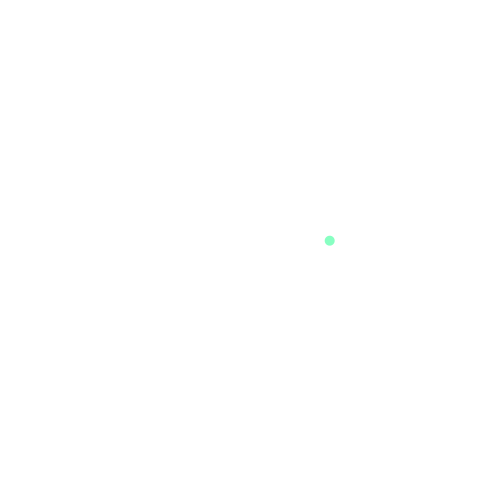
Frame 1 (no input)
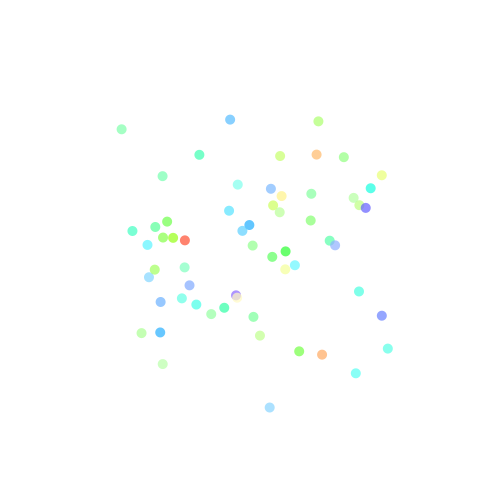
Frame 60 (the mouse pressed at the canvas centre just before this capture)
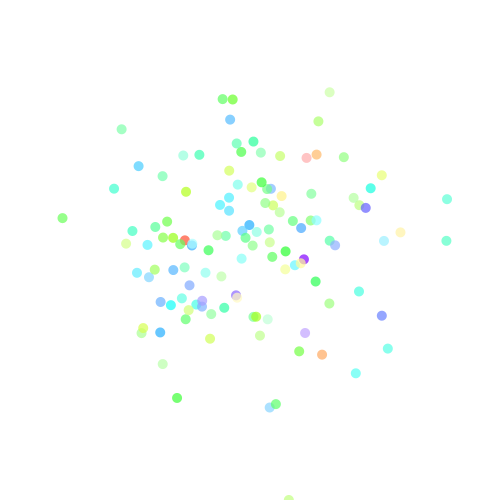
Frame 120 (the mouse held since frame 60 and released just before this capture)

The Processing sketch that drew these frames (run headless with seeded random() and noise(); from frame 60 on, the mouse is pressed at the canvas centre):

// Processing sketch: ex01_04_randomwalk
// ── ex01_04_randomwalk.pde
float x;
float y;
float sd;
PVector world;
void setup() {
  world = new PVector(500, 500);
  size(500, 500);
  x = y = world.x / 2 + 10;
  background(255);
  colorMode(HSB, 255);
  noStroke();
  frameRate(60);
  sd = 70.0;
}

void draw() {
  float h = 40 * randomGaussian() + 100;
  float s = 40 * randomGaussian() + 150;
  PVector point = new PVector( sd * randomGaussian() + (world.x / 2), sd * randomGaussian() + (world.y / 2) );
  fill(h, s, 255, 180);
  ellipse(point.x, point.y, 10, 10);
}
